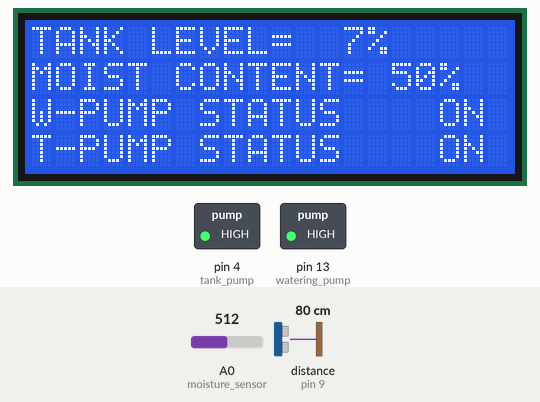
The sketch below on a simulated Arduino Uno, built with avr-gcc and run on an emulated ATmega328P. Shown: 20×4 character LCD, switched loads named in the sketch (green lamp = pin HIGH). Wiring (inferred from the names in the program): ultrasonic range finder: trigger pin 10; echo pin 9. The test bench sets the inputs (shaded band); at power-on: A0 (moisture_sensor) = 512, distance to the obstacle (sensor on pin 9) 80 cm. The echo pulse lasts 58.3 µs per cm; the modem accepts every AT command (registered, SIM ready, sends succeed) and sends nothing else; pins used as bus, display or sensor lines are not drawn; what the sketch prints to the serial monitor is not drawn.

Above: at 1.7 s.
1.8 s: A0 (moisture_sensor) set to 864
At 4.5 s:
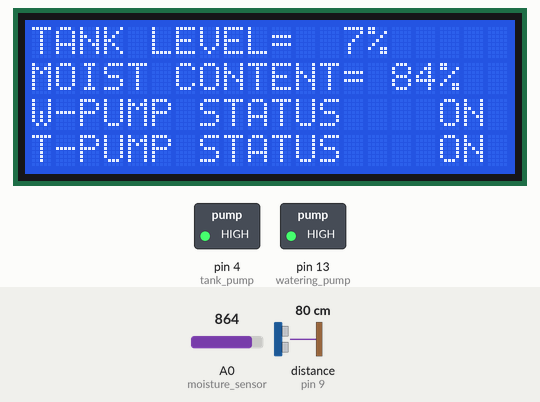
5.8 s: A0 (moisture_sensor) set to 893
At 7.5 s:
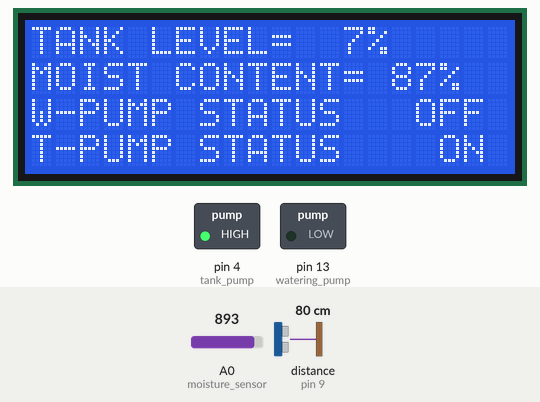
9.8 s: distance to the obstacle (sensor on pin 9) set to 2 cm
13.8 s: distance to the obstacle (sensor on pin 9) set to 18 cm
17.8 s: distance to the obstacle (sensor on pin 9) set to 35 cm
21.8 s: A0 (moisture_sensor) set to 1023
At 23.3 s:
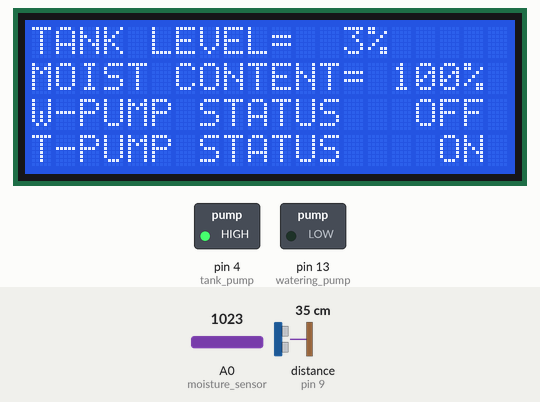
Timing chart, 0 to 24.8 s (numbered marks = the images above; inputs shaded):
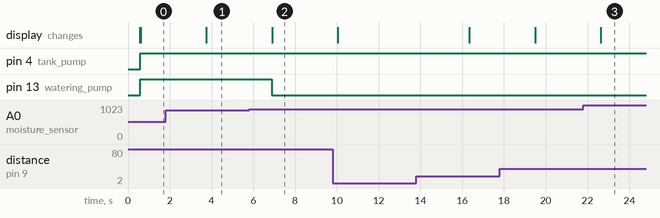

Measured:
- the behaviour switches between 879 and 880 on A0 (moisture_sensor) (found by bisection; images 1 and 2)
- after the input at 1.8 s, the display: changes after 2.0 s (image 1)
- after the input at 5.8 s, pin 13 (watering_pump): HIGH → LOW after 1.1 s; the display: changes after 1.1 s (image 2)
- after the input at 21.8 s, the display: changes after 0.84 s (image 3)

The sketch:

automatic_irrigation_code.ino
```cpp
 #include<LiquidCrystal.h>
#include <SoftwareSerial.h>
#include<wire.h>


#define echo 9
#define trigger 10
#define tank_pump 4
#define watering_pump 13
#define moisture_sensor A0
long duration;
int distance;
int moisture_value;
int distance_percent;
int moist_percent;


SoftwareSerial SIM900(2, 3);
LiquidCrystal lcd(12,11,8,7,6,5);


void setup () {

lcd.begin(20,4);
SIM900.begin(9600);
Serial.begin(9600);
pinMode(echo,INPUT);
pinMode(moisture_sensor,INPUT);
pinMode(trigger,OUTPUT);
digitalWrite(trigger,LOW);
pinMode(watering_pump,OUTPUT);
pinMode(tank_pump,OUTPUT);
digitalWrite(watering_pump,LOW);
digitalWrite(tank_pump,LOW);

lcd.setCursor(0,1);
lcd.print(" IRRIGATION PROJECT"    );
lcd.setCursor(0,2);
lcd.print("   GHUBIAIDA HASSANI");
lcd.setCursor(0,3);
lcd.print("      WELCOME");

delay(500);
lcd.clear();
}


void loop(){
 // LEVEL SENSOR
 digitalWrite(trigger,LOW);
 delayMicroseconds(2);
 digitalWrite(trigger,HIGH);
 delayMicroseconds(10);
 digitalWrite(trigger,LOW);
 duration=pulseIn(echo,HIGH);
 distance=duration*0.017;
 distance_percent=map( distance,0,1023,0,100);
 moisture_value= analogRead(moisture_sensor);
moist_percent=map(moisture_value,0,1023,0,100);
 condition();

}


void sms(){
SIM900.print("AT+CMGF=1\r");
 SIM900.println("AT + CMGS = \"+91xxxxxxxxxx\"");// recipient's mobile number
SIM900.println("WATERING PUMP IS OFF"); // message to send
SIM900.println((char)26); // End AT command with a ^Z, ASCII code 26
Serial.println((char)26);
SIM900.println();

}

void sms1(){
SIM900.print("AT+CMGF=1\r");

 SIM900.println("AT + CMGS = \"+91xxxxxxxxxx\"");// recipient's mobile number

SIM900.println("TANK PUMP IS OFF"); // message to send
Serial.println("TANK PUMP IS OFF");

SIM900.println((char)26); // End AT command with a ^Z, ASCII code 26
Serial.println((char)26);
//delay(200);
SIM900.println();

}


void sms2(){
SIM900.print("AT+CMGF=1\r");
 SIM900.println("AT + CMGS = \"+91xxxxxxxxxx\"");// recipient's mobile number

SIM900.println("WATERING PUMP IS ON"); // message to send
Serial.println("WATERING PUMP IS ON");
//delay(200);
SIM900.println((char)26); // End AT command with a ^Z, ASCII code 26
Serial.println((char)26);
//delay(200);
SIM900.println();

}

void sms3(){
SIM900.print("AT+CMGF=1\r");
 delay(2000);
 SIM900.println("AT + CMGS = \"+91xxxxxxxxxx\"");// recipient's mobile number

SIM900.println("TANK PUMP IS ON"); // message to send
Serial.println("TANK PUMP IS ON");
//delay(200);
SIM900.println((char)26); // End AT command with a ^Z, ASCII code 26
Serial.println((char)26);
//delay(200);
SIM900.println();

}


void condition(){
if (distance_percent>65 &&moist_percent<85){
LCD_3();
digitalWrite(tank_pump,LOW);
digitalWrite(watering_pump,HIGH);
 sms1();
 sms2();
delay(1000);
}
else if (distance_percent<65 &&moist_percent>85)
{
LCD_2();
digitalWrite(tank_pump,HIGH);
digitalWrite(watering_pump,LOW);
sms3();
sms();
delay(1000);
}
else if (distance_percent>65 &&moist_percent>85)
{

LCD_4();
digitalWrite(tank_pump,LOW);
digitalWrite(watering_pump,LOW);

sms1();
sms();
delay(1000);

}

else if (distance_percent<65 &&moist_percent<85)
{
LCD_1();
digitalWrite(tank_pump,HIGH);
digitalWrite(watering_pump,HIGH);
sms3();
sms2();
delay(1000);

}
}


  void LCD_1()
  {
  lcd.clear();
  lcd.setCursor(0,0);
  lcd.print("TANK LEVEL=  ");
  lcd.print(distance_percent);
  lcd.print("%");
  lcd.setCursor(0,1);
  lcd.print("MOIST CONTENT= ");
  lcd.print(moist_percent);
  lcd.print("%");
   lcd.setCursor(0,2);
  lcd.print("W-PUMP STATUS  ");
  lcd.print("  ON");
  lcd.setCursor(0,3);
  lcd.print("T-PUMP STATUS  ");
  lcd.print("  ON");
  }

void LCD_2(){
  lcd.clear();
  lcd.setCursor(0,0);
   lcd.print("TANK LEVEL=  ");
  lcd.print(distance_percent);
  lcd.print("%");
  lcd.setCursor(0,1);
  lcd.print("MOIST CONTENT= ");
  lcd.print(moist_percent);
  lcd.print("%");
   lcd.setCursor(0,2);
  lcd.print("W-PUMP STATUS ");
  lcd.print("  OFF");
  lcd.setCursor(0,3);
  lcd.print("T-PUMP STATUS ");
  lcd.print("   ON");
  }
  void LCD_3(){
  lcd.clear();
  lcd.setCursor(0,0);
   lcd.print("TANK LEVEL=  ");
  lcd.print(distance_percent);
  lcd.print("%");
  lcd.setCursor(0,1);
  lcd.print("MOIST CONTENT= ");
  lcd.print(moist_percent);
  lcd.print("%");
   lcd.setCursor(0,2);
  lcd.print("W-PUMP STATUS ");
  lcd.print("  ON");
  lcd.setCursor(0,3);
  lcd.print("T-PUMP STATUS ");
  lcd.print("  OFF");
  }

  void LCD_4(){
  lcd.clear();
  lcd.setCursor(0,0);
   lcd.print("TANK LEVEL=  ");
  lcd.print(distance_percent);
  lcd.print("%");
  lcd.setCursor(0,1);
  lcd.print("MOIST CONTENT= ");
  lcd.print(moist_percent);
  lcd.print("%");
   lcd.setCursor(0,2);
  lcd.print("W-PUMP STATUS");
  lcd.print("  OFF");
  lcd.setCursor(0,3);
  lcd.print("T-PUMP STATUS");
  lcd.print("  OFF");
  }
```
